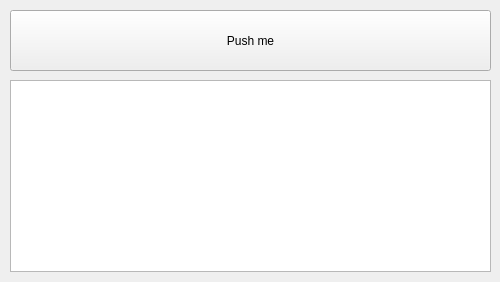
<?xml version="1.0" encoding="UTF-8"?>
<ui version="4.0">
 <class>Form</class>
 <widget class="QWidget" name="Form">
  <property name="enabled">
   <bool>true</bool>
  </property>
  <property name="geometry">
   <rect>
    <x>0</x>
    <y>0</y>
    <width>500</width>
    <height>282</height>
   </rect>
  </property>
  <property name="windowTitle">
   <string>Form</string>
  </property>
  <widget class="QPushButton" name="btn">
   <property name="geometry">
    <rect>
     <x>10</x>
     <y>10</y>
     <width>481</width>
     <height>61</height>
    </rect>
   </property>
   <property name="text">
    <string>Push me</string>
   </property>
  </widget>
  <widget class="QTextBrowser" name="textBrowser">
   <property name="geometry">
    <rect>
     <x>10</x>
     <y>80</y>
     <width>481</width>
     <height>192</height>
    </rect>
   </property>
  </widget>
 </widget>
 <resources/>
 <connections/>
</ui>
